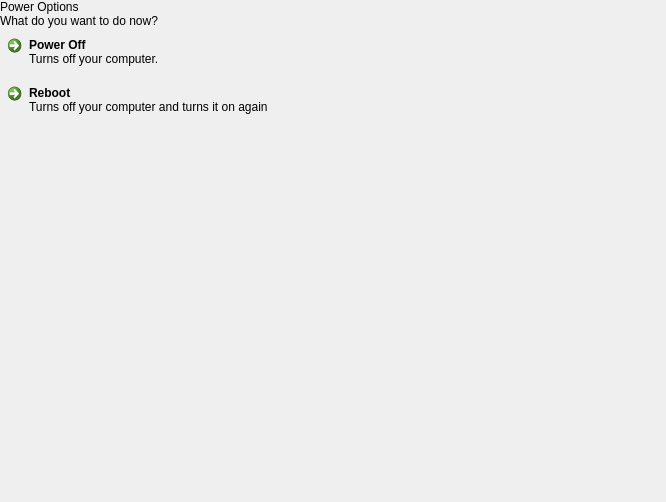
<?xml version="1.0" encoding="UTF-8"?>
<ui version="4.0">
 <class>PowerPopover</class>
 <widget class="QWidget" name="PowerPopover">
  <property name="geometry">
   <rect>
    <x>0</x>
    <y>0</y>
    <width>666</width>
    <height>502</height>
   </rect>
  </property>
  <property name="windowTitle">
   <string notr="true">Form</string>
  </property>
  <layout class="QVBoxLayout" name="verticalLayout">
   <property name="spacing">
    <number>0</number>
   </property>
   <property name="leftMargin">
    <number>0</number>
   </property>
   <property name="topMargin">
    <number>0</number>
   </property>
   <property name="rightMargin">
    <number>0</number>
   </property>
   <property name="bottomMargin">
    <number>0</number>
   </property>
   <item>
    <widget class="tTitleLabel" name="titleLabel">
     <property name="text">
      <string>Power Options</string>
     </property>
    </widget>
   </item>
   <item>
    <widget class="QLabel" name="label">
     <property name="text">
      <string>What do you want to do now?</string>
     </property>
     <property name="margin">
      <number>9</number>
     </property>
    </widget>
   </item>
   <item>
    <widget class="QCommandLinkButton" name="powerOffButton">
     <property name="text">
      <string>Power Off</string>
     </property>
     <property name="icon">
      <iconset theme="system-shutdown">
       <normaloff>../../thedesk/desktop/session</normaloff>../../thedesk/desktop/session</iconset>
     </property>
     <property name="description">
      <string>Turns off your computer.</string>
     </property>
    </widget>
   </item>
   <item>
    <widget class="QCommandLinkButton" name="rebootButton">
     <property name="contextMenuPolicy">
      <enum>Qt::CustomContextMenu</enum>
     </property>
     <property name="text">
      <string>Reboot</string>
     </property>
     <property name="icon">
      <iconset theme="system-reboot">
       <normaloff>../../thedesk/desktop/session</normaloff>../../thedesk/desktop/session</iconset>
     </property>
     <property name="description">
      <string>Turns off your computer and turns it on again</string>
     </property>
    </widget>
   </item>
   <item>
    <spacer name="verticalSpacer">
     <property name="orientation">
      <enum>Qt::Vertical</enum>
     </property>
     <property name="sizeHint" stdset="0">
      <size>
       <width>20</width>
       <height>40</height>
      </size>
     </property>
    </spacer>
   </item>
  </layout>
 </widget>
 <customwidgets>
  <customwidget>
   <class>tTitleLabel</class>
   <extends>QLabel</extends>
   <header location="global">ttitlelabel.h</header>
   <slots>
    <signal>backButtonClicked()</signal>
   </slots>
  </customwidget>
 </customwidgets>
 <resources/>
 <connections/>
</ui>
